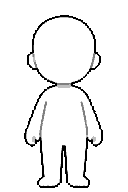
#> input picture art/pixel/layers_128x192/body.png, 128 x 192 px, found by its file name
$ python px_extras.py ../../art/pixel/layers_128x192/body.png
#> lines starting #> are read from the running program, lines starting #| are printed output that depends on the picture; after the words box and inside, x2 and y2 are one past the last pixel; in counts of white or black regions, pixels touching at a corner belong together
#> further down, body is the input picture: PIL image 128x192 RGBA; mean R, G, B, A 84.6, 84.6, 84.6, 98.2
### tools/art/artlib.py
"""Helpers for the paper-doll first pass: background removal, anchoring, layer extraction, tint."""
import numpy as np
from PIL import Image, ImageDraw, ImageFilter

CANVAS = (512, 768)   # 4x the game canvas (128x192)
FEET_Y = 752          # feet anchor: bottom centre
BODY_HEIGHT = 690


# [26 lines left out: functions remove_background, anchor, not called in this run]


def on_white(rgba):
    bg = Image.new("RGBA", rgba.size, (255, 255, 255, 255))
#> bg: PIL image 128x192 RGBA; every value is 255
    bg.alpha_composite(rgba)
    return bg.convert("RGB")


def neck_row(rgba):
    """First pinch of the silhouette below the widest row of the head."""
    alpha = np.asarray(rgba.getchannel("A")) > 0
    widths = alpha.sum(axis=1)
    rows = np.nonzero(widths)[0]
    top, bottom = rows[0], rows[-1]
    head_widest = max(range(top, top + (bottom - top) // 3), key=lambda y: widths[y])
    best = head_widest
    for y in range(head_widest, bottom):
        if widths[y] < widths[best]:
            best = y
        elif widths[y] > widths[best] * 1.25:
            break
    return best


# [63 lines left out: functions extract_coloured, extract_changed, extract_outfit, not called in this run]


def to_greyscale(rgba):
    """Greyscale for tinting: the piece's own lightness, stretched so the lit areas are near white."""
    alpha = rgba.getchannel("A")
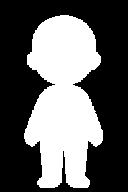
#> alpha: PIL image 128x192 L; 38.5% white; 1 white region, box (x1, y1, x2, y2) and area: (24, 15, 103, 188) 9461
    value = np.asarray(rgba.convert("RGB").convert("HSV"))[..., 2].astype(np.float32)
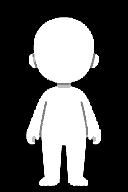
#> value: shape (192, 128) float32; min 0, max 255, mean 84.6
    inside = np.asarray(alpha) > 0
    if inside.any():
        high = np.percentile(value[inside], 95)
#> high = 255
        value = np.clip(value * (235.0 / max(high, 1.0)), 0, 255)
    grey = Image.fromarray(value.astype(np.uint8)).convert("RGBA")
    grey.putalpha(alpha)
    return grey


def tint(rgba, colour):
    """Same as Godot's modulate: multiply."""
#> called with colour = (90, 200, 110)
    arr = np.asarray(rgba).astype(np.float32)
    arr[..., :3] *= np.array(colour, dtype=np.float32) / 255.0
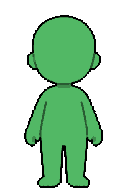
#> arr: shape (192, 128, 4) float32; mean R, G, B, A 27.5, 61.2, 33.6, 98.2; transparent parts drawn white
    return Image.fromarray(arr.astype(np.uint8), "RGBA")
#> returned value: PIL image 128x192 RGBA


# [5 lines left out: function stack, not called in this run]

### tools/art/px_extras.py
"""Pixel-art pass, extras: weapons, accessories and race traits inpainted over the body template.
Weapons and accessories keep their own colours, so they are painted over a GREEN copy of the body
(anything not green and not white is the piece). Race traits are skin, so they go over the grey body.
Usage: python px_extras.py [gen] [names...]   (without "gen": only extraction and the sheet)"""
import os
import sys
import time
import urllib.request

import numpy as np
from PIL import Image, ImageDraw, ImageFilter

import artlib
import comfy_client as cc
from px_bodies import PIXEL

HERE = os.path.dirname(os.path.abspath(__file__))
WORK = os.path.join(HERE, "px")
OUT = os.path.join(WORK, "extras_128x192")
os.makedirs(OUT, exist_ok=True)
GAME = (128, 192)
W, H = artlib.CANVAS
GREEN = (90, 200, 110)

body = Image.open(os.path.join(WORK, "body.png"))
grey_template = artlib.on_white(body)
green_template = artlib.on_white(artlib.tint(artlib.to_greyscale(body), GREEN))
neck = artlib.neck_row(body)
#> in neck_row, `widths = alpha.sum(axis=1)`: widths = 192 values, max 79 at index 133, min 0 at index 0, mean 49.28
#> in neck_row, `rows = np.nonzero(widths)[0]`: rows = 173 values from 15 to 187
#> in neck_row, `top, bottom = rows[0], rows[-1]`: top = 15; bottom = 187
#> in neck_row, `head_widest = max(range(top, top + (bottom - top) // 3), key=lambda y:..`: head_widest = 56
#> after the loop in neck_row, `for y in range(head_widest, bottom):`: best = 84
#> neck = 84
x0, top, x1, _bottom = body.getchannel("A").getbbox()
#> x0 = 24; top = 15; x1 = 103
head_h = neck - top
#> head_h = 69

GREEN_DOLL = "a blank featureless bright green mannequin doll, bald, chibi proportions with a large round head, no face, "
GREY_DOLL = "a blank featureless light grey mannequin doll, bald, chibi proportions with a large round head, no eyes, no mouth, "
SIDE = (x1 - 62, top + 60, W, H)
#> SIDE = (41, 75, 512, 768)
# name, layer, template, mask rectangles, kept rectangle, seed, prompt
JOBS = [
    ("acc_glasses", "accessory", "green", [(x0 + 40, top + int(head_h * 0.38), x1 - 40, neck - int(head_h * 0.10))], None, 911,
     GREEN_DOLL + "wearing big round glasses with a thick black frame, "),
    ("acc_scarf", "accessory", "green", [(0, neck - 34, W, neck + 84)], None, 912,
     GREEN_DOLL + "wearing a thick red knitted scarf wrapped around the neck, "),
    ("acc_hat", "accessory", "green", [(0, 0, W, top + int(head_h * 0.42))], None, 913,
     GREEN_DOLL + "wearing a tall pointed purple wizard hat with a wide brim, "),
    ("acc_circlet", "accessory", "green", [(0, top + int(head_h * 0.14), W, top + int(head_h * 0.40))], None, 914,
     GREEN_DOLL + "wearing a thin golden circlet crown with a red gem across the forehead, "),
    ("race_elf", "race_traits", "grey", [(0, top + 70, W, neck - 10)], (x0 + 52, 0, x1 - 52, H), 921,
     GREY_DOLL + "with very long pointed elf ears sticking out on both sides of the head, "),
    ("race_orc", "race_traits", "grey", [(0, top + 70, W, neck - 10), (x0 + 90, neck - 95, x1 - 90, neck - 20)], (x0 + 52, 0, x1 - 52, neck - 96), 922,
     GREY_DOLL + "an orc with large pointed ears and two big tusks rising from the lower jaw, "),
    ("race_dwarf", "race_traits", "grey", [((x0 + x1) // 2 - 46, top + int(head_h * 0.52), (x0 + x1) // 2 + 46, neck - 40)], None, 923,
     GREY_DOLL + "with a very big round bulbous nose in the middle of the face, "),
    ("race_halfling", "race_traits", "grey", [(0, H - 96, W, H)], None, 924,
     GREY_DOLL + "with very large wide bare feet covered in tufts of fur on top, "),
]


ITEM = ("16-bit pixel art item sprite, crisp square pixels, limited colour palette, dark pixel outline, retro JRPG "
        "inventory item, a single object alone, perfectly vertical, centered, plain flat pure white background, "
        "no shadow, no hand, no character, no text")
# name, seed, prompt, height on the 512x768 canvas, where the hand grips it (0 = bottom, 1 = top)
WEAPONS = [
    ("weapon_sword", 931, "a steel longsword with a golden crossguard and a brown grip, blade pointing straight up, ", 330, 0.14),
    ("weapon_mace", 932, "a short mace with a round spiked golden head on top and a brown wooden handle, head up, ", 250, 0.16),
    ("weapon_bow", 933, "a tall curved brown wooden longbow with its string, standing upright, ", 400, 0.50),
    ("weapon_staff", 934, "a tall brown wooden wizard staff with a glowing blue crystal on top, standing upright, ", 520, 0.42),
]


# [17 lines left out: functions hand_point, place_weapon, not called in this run]


# Pieces that must stay on the doll itself: clipped to the body silhouette grown by this many pixels.
CLIP_TO_BODY = {"race_halfling": 6}


# [13 lines left out: functions clip_to_body, drop_white, not called in this run]


def build_mask(rects, keep):
    mask = Image.new("RGB", artlib.CANVAS, (0, 0, 0))
#> mask: PIL image 512x768 RGB; every value is 0
    draw = ImageDraw.Draw(mask)
    for rect in rects:
        draw.rectangle(rect, fill=(255, 255, 255))
#> this loop made 1 pass
#> rect on pass 1: (64, 41, 63, 78)
    if keep is not None:
        # Re-black the kept area, but only where the first rectangle is (later rectangles stay white).
        first = Image.new("L", artlib.CANVAS, 0)
        ImageDraw.Draw(first).rectangle(rects[0], fill=255)
        kept = Image.new("L", artlib.CANVAS, 0)
        ImageDraw.Draw(kept).rectangle(keep, fill=255)
        hole = np.minimum(np.asarray(first), np.asarray(kept))
        arr = np.asarray(mask).copy()
        arr[hole > 0] = 0
        for rect in rects[1:]:
            arr[rect[1]:rect[3], rect[0]:rect[2]] = 255
        mask = Image.fromarray(arr)
    return mask


# [41 lines left out: functions extract, to_game, not called in this run]


args = sys.argv[1:]
generate = "gen" in args
only = [a for a in args if a != "gen"]
if generate:
    for _ in range(80):
        try:
            urllib.request.urlopen(cc.HOST + "/system_stats", timeout=3)
            break
        except Exception:
            time.sleep(3)
    else:
        raise SystemExit("server did not start")
    grey_template.save(os.path.join(cc.INPUT_DIR, "dmv3_px_grey.png"))
    green_template.save(os.path.join(cc.INPUT_DIR, "dmv3_px_green.png"))

tiles = []
for name, layer, template_key, rects, keep, seed, text in JOBS:
#> (the run stopped early here; a loop or call above may not have finished)
